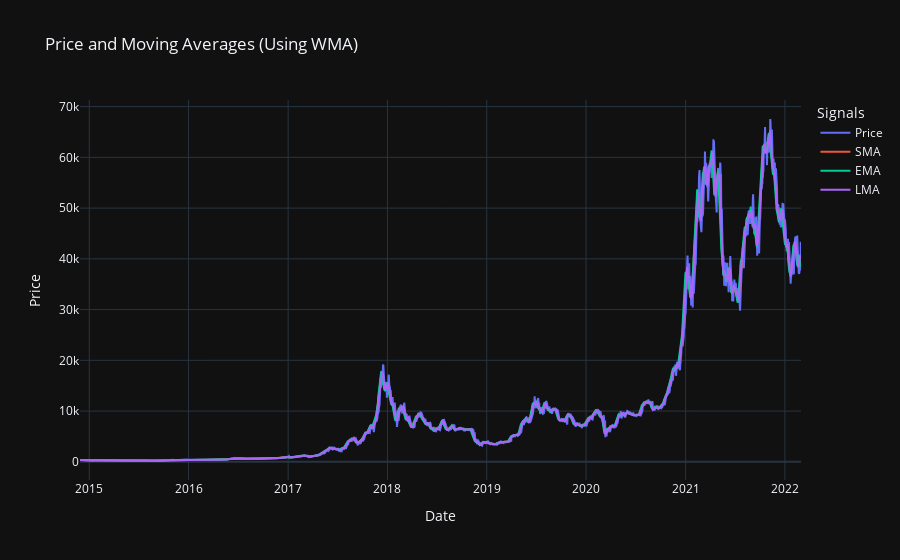

The notebook cell this image was saved under:
### Code cell
# Add this code to a new cell in the notebook

import plotly.graph_objects as go

def plot_signals_with_wma(data, window_size=10):
    """
    Plots the price along with EMA, SMA, and LMA signals using the wma function.
    
    :param data: Pandas DataFrame containing 'date' and 'close' columns.
    :param window_size: Window size for the moving averages.
    """
    # Extract price series
    price = data['close'].values

    # Calculate SMA, EMA, and LMA using the wma function
    sma = wma(price , sma_filter(window_size))
    ema = wma(price , ema_filter(2 / (window_size + 1), window_size))
    lma = wma(price, lma_filter(window_size))

    # Adjust dates for the valid range
    # valid_dates = data['date'].iloc[window_size - 1:]
    valid_dates = data['date']

    # Create the plot
    fig = go.Figure()

    # Add price trace
    fig.add_trace(go.Scatter(x=data['date'], y=price, mode='lines', name='Price'))

    # Add SMA trace
    fig.add_trace(go.Scatter(x=valid_dates, y=sma, mode='lines', name='SMA'))

    # Add EMA trace
    fig.add_trace(go.Scatter(x=valid_dates, y=ema, mode='lines', name='EMA'))

    # Add LMA trace
    fig.add_trace(go.Scatter(x=valid_dates, y=lma, mode='lines', name='LMA'))

    # Update layout
    fig.update_layout(
        title="Price and Moving Averages (Using WMA)",
        xaxis_title="Date",
        yaxis_title="Price",
        legend_title="Signals",
        template="plotly_dark"
    )

    # Show the plot
    fig.show()

# Example usage:
dataset = KaggleDataset(timescale="Daily")
# data = dataset.df
plot_signals_with_wma(dataset.df, window_size=10)

### Figure 1 — Plotly figure (JSON) as saved in the notebook; plotly's stock layout.template omitted (floating-point values rounded to 4 significant figures; data arrays with more than 128 entries replaced by an {"elided": "..."} marker saying what was removed)
{"data": [{"mode": "lines", "name": "Price", "type": "scatter", "x": {"elided": "2651 str values"}, "y": {"elided": "2651 float values"}}, {"mode": "lines", "name": "SMA", "type": "scatter", "x": {"elided": "2651 str values"}, "y": {"elided": "2651 float values"}}, {"mode": "lines", "name": "EMA", "type": "scatter", "x": {"elided": "2651 str values"}, "y": {"elided": "2651 float values"}}, {"mode": "lines", "name": "LMA", "type": "scatter", "x": {"elided": "2651 str values"}, "y": {"elided": "2651 float values"}}], "layout": {"legend": {"title": {"text": "Signals"}}, "title": {"text": "Price and Moving Averages (Using WMA)"}, "xaxis": {"title": {"text": "Date"}}, "yaxis": {"title": {"text": "Price"}}}}
